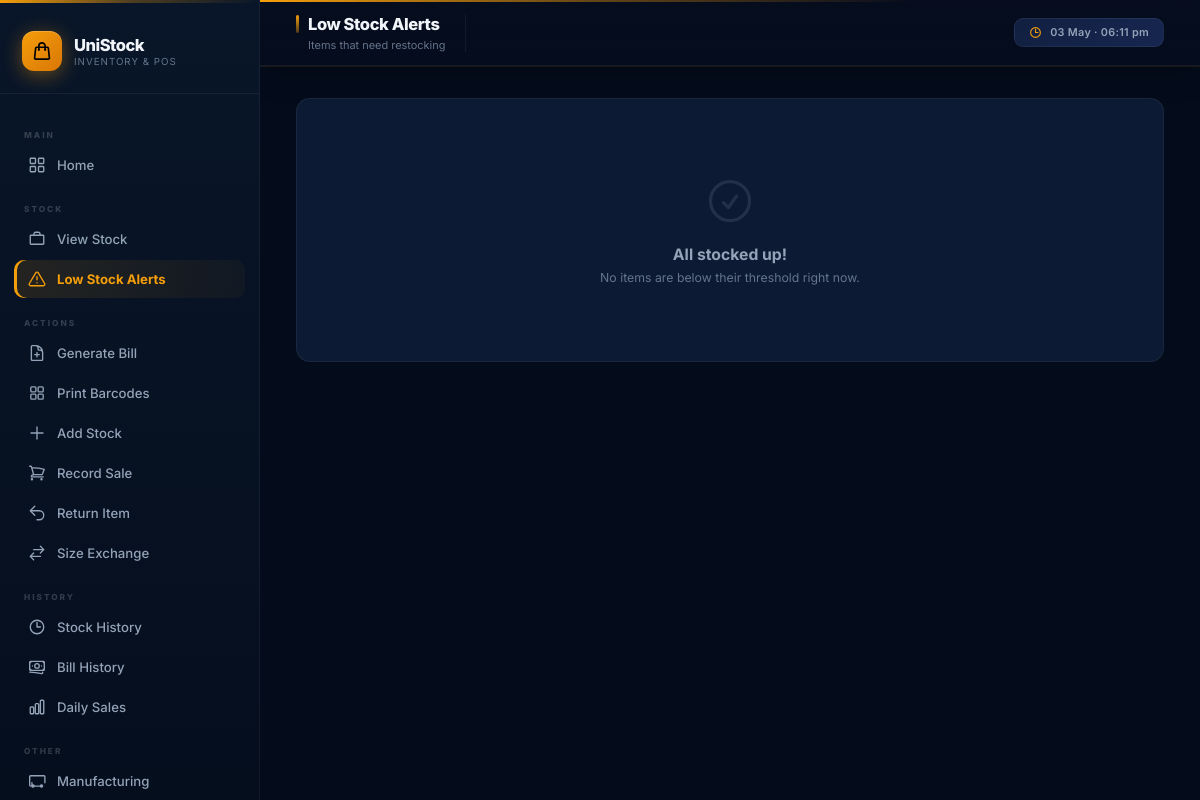
/inventory/low-stock/?&page=27, run on an earlier commit of the app's database.
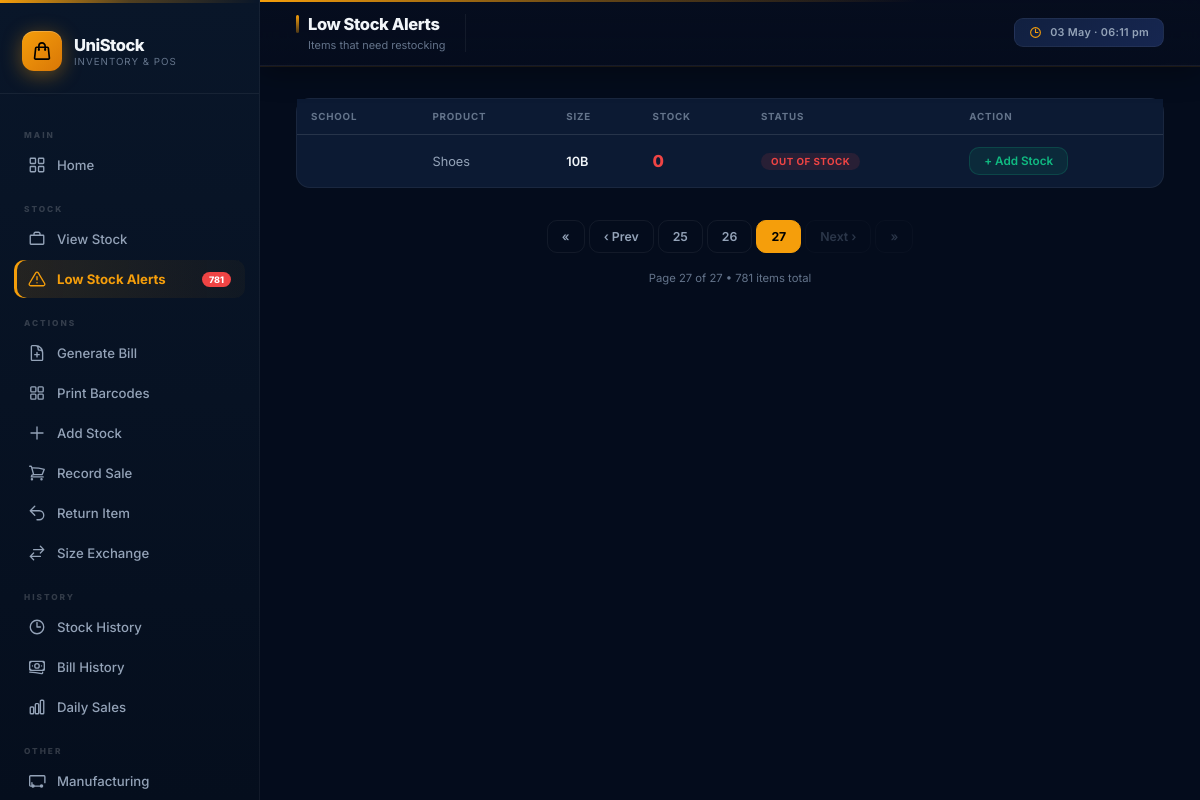
And on a later commit of the database.
### schools/models.py (models this page shows, shortened)
class SchoolProduct(models.Model):
    school = models.ForeignKey(School, on_delete=models.CASCADE, related_name='school_products', null=True, blank=True)
    product = models.ForeignKey(Product, on_delete=models.CASCADE, related_name='school_products')
    size = models.ForeignKey(Size, on_delete=models.CASCADE, related_name='school_products')
    price = models.DecimalField(max_digits=8, decimal_places=2, null=True, blank=True)
    stock = models.IntegerField(default=0, db_index=True)
    low_stock_threshold = models.IntegerField(default=5)
    sku_code = models.CharField(max_length=30, unique=True, blank=True, null=True, db_index=True)
    class Meta:
        unique_together = ('school', 'product', 'size')
        ordering = ['school__name', 'product__name', 'size__size_value']
        indexes = [
            models.Index(fields=['school', 'product', 'size'], name='idx_school_product_size'),
            models.Index(fields=['school', 'product'], name='idx_school_product'),
            models.Index(fields=['stock'], name='idx_stock_level'),
        ]

### products/models.py (models this page shows, shortened)
class Product(models.Model):
    name = models.CharField(max_length=100, unique=True)

### sizes/models.py (models this page shows, shortened)
class Size(models.Model):
    product = models.ForeignKey(Product, on_delete=models.CASCADE)
    size_value = models.CharField(max_length=20)

### dashboard/views.py (the view)
# urls.py: path('inventory/low-stock/', views.low_stock_report, name='low_stock_report'),
def low_stock_report(request):
    qs = SchoolProduct.objects.filter(
        stock__lte=F('low_stock_threshold')
    ).select_related('school', 'product', 'size').order_by('stock')
    paginator = Paginator(qs, 30)
    page = request.GET.get('page', 1)
    items = paginator.get_page(page)
    return render(request, 'inventory/low_stock.html', {'items': items, 'total_count': paginator.count})

### dashboard/context_processors.py (called while the page is built)
def global_stats(request):
    try:
        low_stock_count = SchoolProduct.objects.filter(stock__lte=F('low_stock_threshold')).count()
    except Exception:
        low_stock_count = 0
    return {'low_stock_count': low_stock_count}

### templates/inventory/low_stock.html (shortened to what this page needs)
{% extends 'base.html' %}
{% block nav_lowstock %}active{% endblock %}
{% block page_title %}Low Stock Alerts{% endblock %}
{% block page_sub %}Items that need restocking{% endblock %}
{% block content %}
{% if items %}
<div class="card" style="padding:0;">
  <div class="table-wrap">
    <table>
      <thead><tr><th>School</th><th>Product</th><th>Size</th><th>Stock</th><th>Status</th><th>Action</th></tr></thead>
      <tbody>
        {% for item in items %}
        <tr>
          <td><strong>{{ item.school.name }}</strong></td>
          <td>{{ item.product.name }}</td>
          <td><strong>{{ item.size.size_value }}</strong></td>
          <td><span class="stock-val {% if item.stock == 0 %}out{% else %}low{% endif %}">{{ item.stock }}</span></td>
          <td><span class="stock-badge {% if item.stock == 0 %}badge-out{% else %}badge-low{% endif %}">{% if item.stock == 0 %}Out of Stock{% else %}Low{% endif %}</span></td>
          <td><a href="{% url 'stock_in' %}" class="btn btn-success btn-sm">+ Add Stock</a></td>
        </tr>
        {% endfor %}
      </tbody>
    </table>
  </div>
</div>
{% include 'includes/pagination.html' %}
{% else %}
<div class="card">
  <div class="empty-state">
    <svg xmlns="http://www.w3.org/2000/svg" fill="none" viewBox="0 0 24 24" stroke-width="1.5" stroke="currentColor"><path stroke-linecap="round" stroke-linejoin="round" d="M9 12.75L11.25 15 15 9.75M21 12a9 9 0 11-18 0 9 9 0 0118 0z"/></svg>
    <h3>All stocked up!</h3>
    <p>No items are below their threshold right now.</p>
  </div>
</div>
{% endif %}
{% endblock %}

What changed in the data, as far as the page shows it:
added SchoolProduct: product.name "Shoes", size.size_value "10B", stock "0", shows "OUT OF STOCK"
Also different on the page:
{{ low_stock_count }}: (not shown) → "781"
{{ items.number }}: (not shown) → "27"
{{ items.paginator.num_pages }}: (not shown) → "27"
{{ total_count }}: (not shown) → "781"
text no longer shown: "All stocked up! No items are below their threshold right now."
text now shown: "SCHOOL PRODUCT SIZE STOCK STATUS ACTION « ‹ Prev Next › » Page of • items total"
new list line: "25"
new list line: "26"
new list line: "27"
